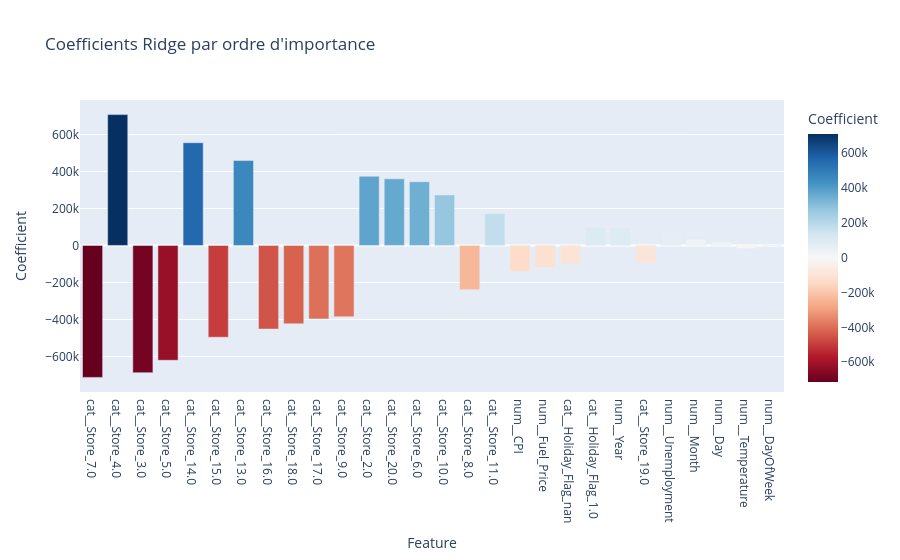

The notebook cell saved with this chart:
### Markdown cell above
##### **- Analyse des coefficients**

### Code cell
coefficients = pd.DataFrame({
    "Feature": feature_names,
    "Coefficient": model_ridge["regressor"].coef_
})

coefficients["Abs_Coefficient"] = coefficients["Coefficient"].abs()
coefficients = coefficients.sort_values("Abs_Coefficient", ascending=False)

fig = px.bar(coefficients,
             x="Feature",
             y="Coefficient",
             title="Coefficients Ridge par ordre d'importance",
             color="Coefficient",
             color_continuous_scale="RdBu")
fig.show()

### Figure 1 — Plotly figure (JSON) as saved in the notebook; plotly's stock layout.template omitted (floating-point values rounded to 4 significant figures)
{"data": [{"alignmentgroup": "True", "hovertemplate": "Feature=%{x}<br>Coefficient=%{marker.color}<extra></extra>", "legendgroup": "", "marker": {"color": [-713400.0, 707400.0, -688200.0, -620800.0, 555300.0, -496200.0, 459400.0, -452000.0, -423800.0, -397200.0, -385300.0, 374200.0, 360400.0, 344500.0, 273000.0, -239400.0, 172100.0, -139600.0, -118700.0, -99790.0, 98220.0, 93950.0, -93600.0, 66970.0, 32050.0, 17850.0, -15410.0, 0], "coloraxis": "coloraxis", "pattern": {"shape": ""}}, "name": "", "offsetgroup": "", "orientation": "v", "showlegend": false, "textposition": "auto", "type": "bar", "x": ["cat__Store_7.0", "cat__Store_4.0", "cat__Store_3.0", "cat__Store_5.0", "cat__Store_14.0", "cat__Store_15.0", "cat__Store_13.0", "cat__Store_16.0", "cat__Store_18.0", "cat__Store_17.0", "cat__Store_9.0", "cat__Store_2.0", "cat__Store_20.0", "cat__Store_6.0", "cat__Store_10.0", "cat__Store_8.0", "cat__Store_11.0", "num__CPI", "num__Fuel_Price", "cat__Holiday_Flag_nan", "cat__Holiday_Flag_1.0", "num__Year", "cat__Store_19.0", "num__Unemployment", "num__Month", "num__Day", "num__Temperature", "num__DayOfWeek"], "xaxis": "x", "y": [-713400.0, 707400.0, -688200.0, -620800.0, 555300.0, -496200.0, 459400.0, -452000.0, -423800.0, -397200.0, -385300.0, 374200.0, 360400.0, 344500.0, 273000.0, -239400.0, 172100.0, -139600.0, -118700.0, -99790.0, 98220.0, 93950.0, -93600.0, 66970.0, 32050.0, 17850.0, -15410.0, 0], "yaxis": "y"}], "layout": {"barmode": "relative", "coloraxis": {"colorbar": {"title": {"text": "Coefficient"}}, "colorscale": [[0, "rgb(103,0,31)"], [0.1, "rgb(178,24,43)"], [0.2, "rgb(214,96,77)"], [0.3, "rgb(244,165,130)"], [0.4, "rgb(253,219,199)"], [0.5, "rgb(247,247,247)"], [0.6, "rgb(209,229,240)"], [0.7, "rgb(146,197,222)"], [0.8, "rgb(67,147,195)"], [0.9, "rgb(33,102,172)"], [1, "rgb(5,48,97)"]]}, "legend": {"tracegroupgap": 0}, "title": {"text": "Coefficients Ridge par ordre d'importance"}, "xaxis": {"anchor": "y", "domain": [0, 1], "title": {"text": "Feature"}}, "yaxis": {"anchor": "x", "domain": [0, 1], "title": {"text": "Coefficient"}}}}
